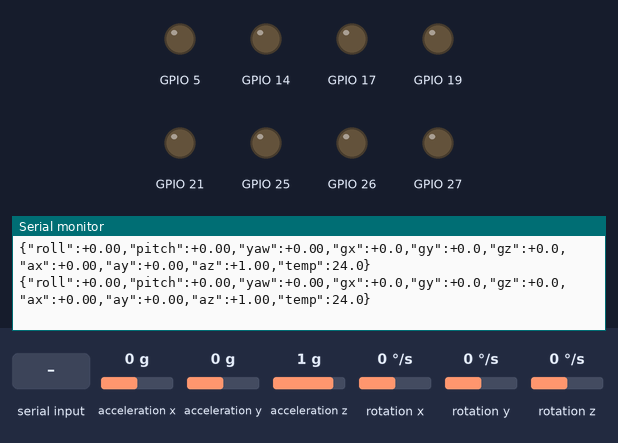
The sketch below on a simulated ESP32. On the bench: output pins drawn as LEDs (lit = HIGH), the last lines printed to the serial monitor. Wiring (inferred from the names in the program): MPU-9250 motion sensor at I2C address 0x69. Inputs (shaded band) come from the test bench; at power-on: acceleration z 1 g, acceleration x 0 g, acceleration y 0 g, rotation x 0 °/s, rotation y 0 °/s, rotation z 0 °/s.

Above: at 3.2 s.
3.3 s: acceleration z set to -1.4 g
At 3.35 s:
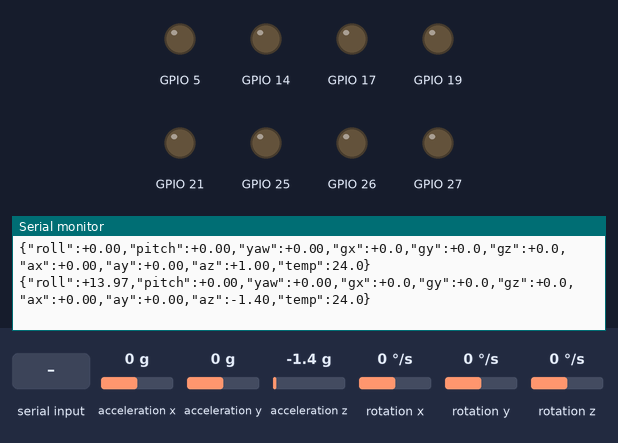
6.3 s: "pausa\n" received over Serial
At 7.5 s:
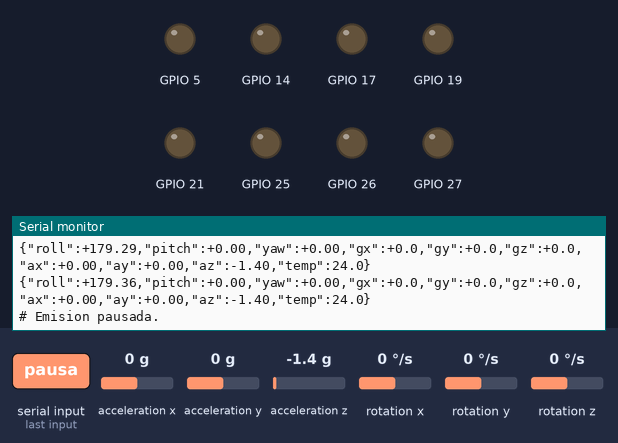
7.8 s: "continuar\n" received over Serial
At 7.87 s:
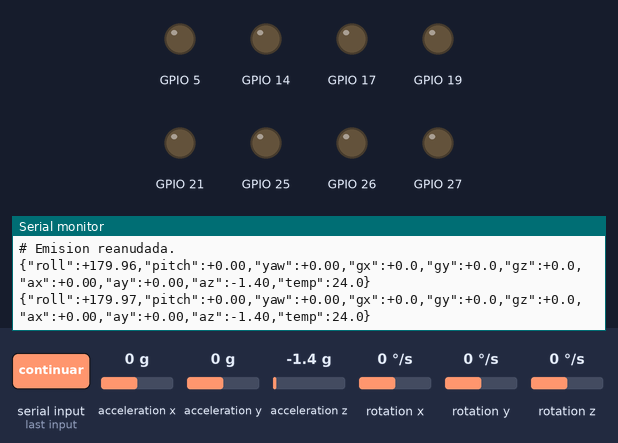
Timing chart, 0 to 10.8 s (numbered marks = the images above; inputs shaded):
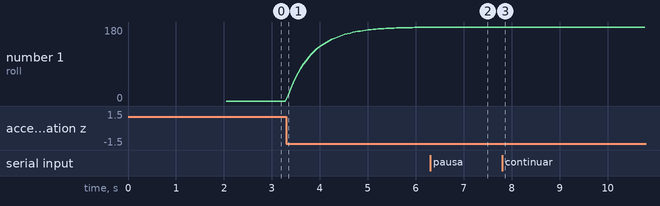

Measured:
- after the input at 3.3 s, the serial monitor: prints a new line at once (image 1)
- after the input at 7.8 s, the serial monitor: prints a new line at once (image 3)
- plotted number 1: 0 → 179.36 after the input at 3.3 s, 179.36 → 180 after the input at 7.8 s

The sketch:

imu_diagnostico_esp32.ino
```cpp
/*
 * DSM: Diagnóstico seguro de IMU (MPU-6050 / Giroscopio y Acelerómetro)
 * NodeMCU-32S (ESP32): SDA = GPIO23, SCL = GPIO22 (400 kHz)
 * MOTORES APAGADOS (salidas LOW sin PWM) para máxima seguridad en banco.
 */
#include <Arduino.h>
#include <Wire.h>
#include <math.h>

// Pines de los 8 motores: forzados a LOW
constexpr uint8_t ESC[8] = {25, 26, 27, 14, 21, 19, 5, 17};

constexpr uint8_t SDA_PIN = 23;
constexpr uint8_t SCL_PIN = 22;

uint8_t mpuAddr = 0x68;
bool mpuDetectado = false;
uint8_t whoAmI = 0x00;

float gyroBias[3] = {0.0f, 0.0f, 0.0f};  // gx, gy, gz en deg/s
float roll = 0.0f, pitch = 0.0f, yaw = 0.0f;
uint32_t ultimoMuestreoUs = 0;
bool emitir = true;

bool escribirReg(uint8_t addr, uint8_t reg, uint8_t val) {
  Wire.beginTransmission(addr);
  Wire.write(reg);
  Wire.write(val);
  return Wire.endTransmission() == 0;
}

uint8_t leerReg(uint8_t addr, uint8_t reg) {
  Wire.beginTransmission(addr);
  Wire.write(reg);
  if (Wire.endTransmission(false) != 0) return 0xFF;
  if (Wire.requestFrom(static_cast<int>(addr), 1) != 1) return 0xFF;
  return Wire.read();
}

void escanearI2C() {
  Serial.println("\n# --- ESCANEO DEL BUS I2C (SDA=23, SCL=22) ---");
  uint8_t encontrados = 0;
  for (uint8_t a = 1; a < 127; a++) {
    Wire.beginTransmission(a);
    if (Wire.endTransmission() == 0) {
      Serial.printf("# [I2C] Dispositivo encontrado en 0x%02X", a);
      if (a == 0x68) Serial.print(" (MPU-6050 por defecto)");
      else if (a == 0x69) Serial.print(" (MPU-6050 con AD0=HIGH)");
      else if (a == 0x29) Serial.print(" (Laser ToF VL53L0X)");
      Serial.println();
      encontrados++;
      if (a == 0x68 || a == 0x69) mpuAddr = a;
    }
  }
  if (!encontrados) {
    Serial.println("# [I2C] ADVERTENCIA: No se encontro ningun dispositivo en el bus I2C.");
    Serial.println("# Revisa cables: VCC (3.3V/5V), GND, SDA->GPIO23, SCL->GPIO22.");
  }
  Serial.printf("# Total dispositivos I2C: %u\n# ---------------------------------------------\n", encontrados);
}

bool iniciarMPU() {
  whoAmI = leerReg(mpuAddr, 0x75);
  Serial.printf("# WHO_AM_I registro 0x75: 0x%02X ", whoAmI);
  if (whoAmI == 0x68) {
    Serial.println("(MPU-6050 original confirmado)");
  } else if (whoAmI == 0x70 || whoAmI == 0x71) {
    Serial.println("(MPU-6500 / MPU-9250 detectado)");
  } else if (whoAmI == 0x98) {
    Serial.println("(ICM-20600 / ICM-20602 detectado)");
  } else {
    Serial.printf("(Respuesta desconocida o fallo I2C)\n");
    if (whoAmI == 0xFF || whoAmI == 0x00) return false;
  }

  // 1. Salir de sleep, usar PLL con giróscopo eje X como referencia de reloj
  if (!escribirReg(mpuAddr, 0x6B, 0x01)) return false;
  delay(15);

  // 2. Filtro pasa-bajas digital DLPF ~44 Hz (suprime vibraciones de rotores)
  escribirReg(mpuAddr, 0x1A, 0x03);

  // 3. Giroscopio +-500 deg/s (65.5 LSB / deg/s)
  escribirReg(mpuAddr, 0x1B, 0x08);

  // 4. Acelerómetro +-4g (8192 LSB / g)
  escribirReg(mpuAddr, 0x1C, 0x08);

  delay(20);
  return true;
}

void calibrarGiro() {
  Serial.println("# Calibrando offset del giroscopio (deja el dron INMOVIL sobre la mesa)...");
  double sumGx = 0, sumGy = 0, sumGz = 0;
  constexpr int MUESTRAS = 300;
  int validas = 0;

  for (int i = 0; i < MUESTRAS; i++) {
    Wire.beginTransmission(mpuAddr);
    Wire.write(0x43); // Registros GYRO_XOUT_H
    if (Wire.endTransmission(false) == 0 && Wire.requestFrom(static_cast<int>(mpuAddr), 6) == 6) {
      int16_t rawGx = (Wire.read() << 8) | Wire.read();
      int16_t rawGy = (Wire.read() << 8) | Wire.read();
      int16_t rawGz = (Wire.read() << 8) | Wire.read();
      sumGx += rawGx / 65.5;
      sumGy += rawGy / 65.5;
      sumGz += rawGz / 65.5;
      validas++;
    }
    delay(4);
  }

  if (validas > 100) {
    gyroBias[0] = static_cast<float>(sumGx / validas);
    gyroBias[1] = static_cast<float>(sumGy / validas);
    gyroBias[2] = static_cast<float>(sumGz / validas);
    Serial.printf("# Calibracion completa (%d muestras). Bias [deg/s]: Gx=%+.2f, Gy=%+.2f, Gz=%+.2f\n",
                  validas, gyroBias[0], gyroBias[1], gyroBias[2]);
  } else {
    Serial.println("# Error durante la calibracion: lecturas I2C insuficientes.");
  }
}

void setup() {
  // 1. Apagar y bloquear los 8 motores
  for (uint8_t p : ESC) {
    pinMode(p, OUTPUT);
    digitalWrite(p, LOW);
  }

  Serial.begin(115200);
  delay(400);

  Serial.println("\n=======================================================");
  Serial.println(" DSM: DIAGNOSTICO DE GIROSCOPIO / IMU (MPU-6050)");
  Serial.println(" ESP32 NodeMCU-32S | Motores: BLOQUEADOS (LOW)");
  Serial.println("=======================================================");

  Wire.begin(SDA_PIN, SCL_PIN, 400000);
  Wire.setTimeOut(10);
  delay(100);

  escanearI2C();

  mpuDetectado = iniciarMPU();
  if (mpuDetectado) {
    Serial.println("# [IMU] Inicializacion de MPU exitosa a 400 kHz.");
    calibrarGiro();

    // Inicializar ángulos a partir del acelerómetro inicial
    Wire.beginTransmission(mpuAddr);
    Wire.write(0x3B);
    if (Wire.endTransmission(false) == 0 && Wire.requestFrom(static_cast<int>(mpuAddr), 6) == 6) {
      int16_t rawAx = (Wire.read() << 8) | Wire.read();
      int16_t rawAy = (Wire.read() << 8) | Wire.read();
      int16_t rawAz = (Wire.read() << 8) | Wire.read();
      float ax = rawAx / 8192.0f;
      float ay = rawAy / 8192.0f;
      float az = rawAz / 8192.0f;
      roll = atan2f(ay, az) * 57.29578f;
      pitch = atan2f(-ax, sqrtf(ay * ay + az * az)) * 57.29578f;
      yaw = 0.0f;
    }
  } else {
    Serial.println("# [ERROR] No se pudo inicializar la IMU.");
    Serial.println("# Comprueba la alimentacion del GY-521 y conexion I2C (GPIO23 SDA, GPIO22 SCL).");
  }

  ultimoMuestreoUs = micros();
  Serial.println("\n# Comandos serie: 'ver' | 'calibrar' | 'scan' | 'pausa' | 'continuar'");
}

void loop() {
  // Comandos por consola
  if (Serial.available()) {
    String cmd = Serial.readStringUntil('\n');
    cmd.trim();
    if (cmd == "ver" || cmd == "estado") {
      emitir = true;
    } else if (cmd == "calibrar") {
      calibrarGiro();
    } else if (cmd == "scan") {
      escanearI2C();
      mpuDetectado = iniciarMPU();
    } else if (cmd == "pausa") {
      emitir = false;
      Serial.println("# Emision pausada.");
    } else if (cmd == "continuar" || cmd == "c") {
      emitir = true;
      Serial.println("# Emision reanudada.");
    }
  }

  if (!mpuDetectado) {
    static uint32_t tReintento = 0;
    if (millis() - tReintento >= 3000) {
      tReintento = millis();
      Serial.println("# Reintentando busqueda de MPU...");
      escanearI2C();
      mpuDetectado = iniciarMPU();
      if (mpuDetectado) calibrarGiro();
    }
    delay(20);
    return;
  }

  // Leer 14 bytes: Accel (6), Temp (2), Gyro (6)
  uint32_t ahoraUs = micros();
  float dt = (ahoraUs - ultimoMuestreoUs) * 1e-6f;
  if (dt < 0.010f) {  // ~50 Hz ciclo de integracion
    delay(1);
    return;
  }
  ultimoMuestreoUs = ahoraUs;

  Wire.beginTransmission(mpuAddr);
  Wire.write(0x3B);
  if (Wire.endTransmission(false) != 0 || Wire.requestFrom(static_cast<int>(mpuAddr), 14) != 14) {
    return;
  }

  int16_t rawAx = (Wire.read() << 8) | Wire.read();
  int16_t rawAy = (Wire.read() << 8) | Wire.read();
  int16_t rawAz = (Wire.read() << 8) | Wire.read();
  int16_t rawTemp = (Wire.read() << 8) | Wire.read();
  int16_t rawGx = (Wire.read() << 8) | Wire.read();
  int16_t rawGy = (Wire.read() << 8) | Wire.read();
  int16_t rawGz = (Wire.read() << 8) | Wire.read();

  // Escalas: +-4g -> 8192 LSB/g, +-500 deg/s -> 65.5 LSB/(deg/s)
  float ax = rawAx / 8192.0f;
  float ay = rawAy / 8192.0f;
  float az = rawAz / 8192.0f;
  float tempC = (rawTemp / 340.0f) + 36.53f;

  float gx = (rawGx / 65.5f) - gyroBias[0];
  float gy = (rawGy / 65.5f) - gyroBias[1];
  float gz = (rawGz / 65.5f) - gyroBias[2];

  // Filtro complementario de actitud
  float rollAcc = atan2f(ay, az) * 57.29578f;
  float pitchAcc = atan2f(-ax, sqrtf(ay * ay + az * az)) * 57.29578f;

  roll = 0.98f * (roll + gx * dt) + 0.02f * rollAcc;
  pitch = 0.98f * (pitch + gy * dt) + 0.02f * pitchAcc;
  yaw += gz * dt;

  // Imprimir a ~20 Hz
  static uint32_t tPrint = 0;
  if (emitir && millis() - tPrint >= 50) {
    tPrint = millis();
    Serial.printf("{\"roll\":%+.2f,\"pitch\":%+.2f,\"yaw\":%+.2f,\"gx\":%+.1f,\"gy\":%+.1f,\"gz\":%+.1f,\"ax\":%+.2f,\"ay\":%+.2f,\"az\":%+.2f,\"temp\":%.1f}\n",
                  roll, pitch, yaw, gx, gy, gz, ax, ay, az, tempC);
  }
}
```
